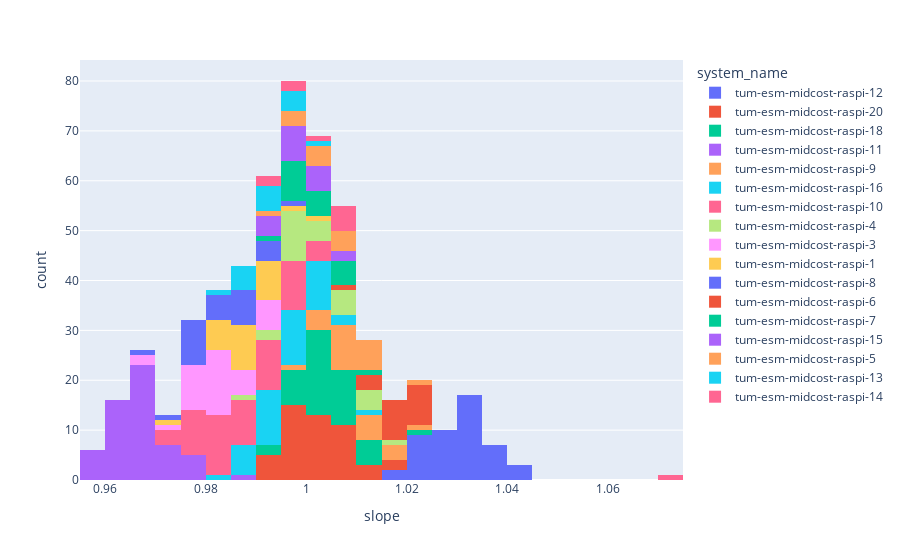
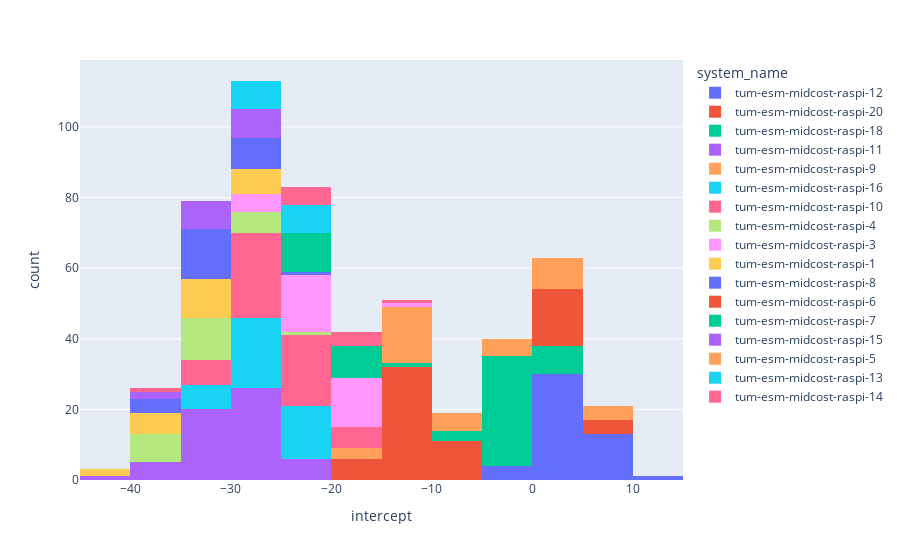

The notebook cell these images were saved under, in order:
### Markdown cell above
## Plot Slope and Intercept

### Code cell
fig = px.histogram(df_two_point_cal, x="slope", color = "system_name")
fig.show()
fig = px.histogram(df_two_point_cal, x="intercept", color = "system_name")
fig.show()

### Figure 1 — Plotly figure (JSON) as saved in the notebook; plotly's stock layout.template omitted (floating-point values rounded to 4 significant figures)
{"data": [{"alignmentgroup": "True", "bingroup": "x", "hovertemplate": "system_name=tum-esm-midcost-raspi-12<br>slope=%{x}<br>count=%{y}<extra></extra>", "legendgroup": "tum-esm-midcost-raspi-12", "marker": {"color": "#636efa", "pattern": {"shape": ""}}, "name": "tum-esm-midcost-raspi-12", "offsetgroup": "tum-esm-midcost-raspi-12", "orientation": "v", "showlegend": true, "type": "histogram", "x": [1.026, 1.043, 1.026, 1.026, 1.032, 1.033, 1.031, 1.026, 1.031, 1.036, 1.034, 1.023, 1.035, 1.021, 1.016, 1.031, 1.022, 1.023, 1.039, 1.033, 1.034, 1.021, 1.03, 1.037, 1.039, 1.032, 1.021, 1.02, 1.024, 1.034, 1.026, 1.019, 1.03, 1.031, 1.028, 1.033, 1.033, 1.027, 1.031, 1.03, 1.024, 1.027, 1.037, 1.027, 1.039, 1.034, 1.041, 1.041], "xaxis": "x", "yaxis": "y"}, {"alignmentgroup": "True", "bingroup": "x", "hovertemplate": "system_name=tum-esm-midcost-raspi-20<br>slope=%{x}<br>count=%{y}<extra></extra>", "legendgroup": "tum-esm-midcost-raspi-20", "marker": {"color": "#EF553B", "pattern": {"shape": ""}}, "name": "tum-esm-midcost-raspi-20", "offsetgroup": "tum-esm-midcost-raspi-20", "orientation": "v", "showlegend": true, "type": "histogram", "x": [1.005, 1.002, 1.009, 0.9981, 0.9908, 1.004, 0.9992, 0.9946, 1.007, 1.006, 1.001, 1.014, 0.9932, 1.012, 1.006, 1.014, 0.9994, 0.9937, 1.007, 0.9999, 1.002, 0.9918, 1.0, 1.003, 1.001, 0.9993, 0.9998, 1.003, 1.001, 1.01, 1.0, 0.9973, 1.004, 1.008, 1.01, 0.9998, 1.016, 0.9983, 1.008, 0.9984, 1.001, 0.9993, 1.017, 0.9989, 0.9956, 0.9986, 1.009, 1.007, 0.9983], "xaxis": "x", "yaxis": "y"}, {"alignmentgroup": "True", "bingroup": "x", "hovertemplate": "system_name=tum-esm-midcost-raspi-18<br>slope=%{x}<br>count=%{y}<extra></extra>", "legendgroup": "tum-esm-midcost-raspi-18", "marker": {"color": "#00cc96", "pattern": {"shape": ""}}, "name": "tum-esm-midcost-raspi-18", "offsetgroup": "tum-esm-midcost-raspi-18", "orientation": "v", "showlegend": true, "type": "histogram", "x": [1.002, 0.9992, 1.006, 0.9971, 1.004, 1.005, 1.01, 1.001, 1.006, 1.014, 1.009, 1.006, 1.0, 1.01, 1.008, 1.002, 0.9936, 1.001, 1.008, 1.005, 1.005, 1.001, 1.004, 1.007, 1.005, 1.013, 1.001, 1.012, 1.014, 1.006, 0.9951, 0.9999, 1.003, 0.9994, 0.9932, 1.001, 1.0, 1.023, 0.9972, 1.002, 1.004, 0.9999, 1.008], "xaxis": "x", "yaxis": "y"}, {"alignmentgroup": "True", "bingroup": "x", "hovertemplate": "system_name=tum-esm-midcost-raspi-11<br>slope=%{x}<br>count=%{y}<extra></extra>", "legendgroup": "tum-esm-midcost-raspi-11", "marker": {"color": "#ab63fa", "pattern": {"shape": ""}}, "name": "tum-esm-midcost-raspi-11", "offsetgroup": "tum-esm-midcost-raspi-11", "orientation": "v", "showlegend": true, "type": "histogram", "x": [0.962, 0.9647, 0.9645, 0.9629, 0.9657, 0.9584, 0.9725, 0.9653, 0.9683, 0.9663, 0.9621, 0.9742, 0.9663, 0.9571, 0.9677, 0.965, 0.9655, 0.9711, 0.9653, 0.9723, 0.9702, 0.9786, 0.9857, 0.9602, 0.9638, 0.9614, 0.9627, 0.9611, 0.9642, 0.9655, 0.9698, 0.9599, 0.9564, 0.973, 0.9615, 0.9758, 0.962, 0.9702, 0.9757, 0.9675, 0.9667, 0.959, 0.9652, 0.9685, 0.9641, 0.9658, 0.9625, 0.9785, 0.9672, 0.9589, 0.9671, 0.9655, 0.9697, 0.966, 0.9606, 0.9655, 0.966, 0.9786], "xaxis": "x", "yaxis": "y"}, {"alignmentgroup": "True", "bingroup": "x", "hovertemplate": "system_name=tum-esm-midcost-raspi-9<br>slope=%{x}<br>count=%{y}<extra></extra>", "legendgroup": "tum-esm-midcost-raspi-9", "marker": {"color": "#FFA15A", "pattern": {"shape": ""}}, "name": "tum-esm-midcost-raspi-9", "offsetgroup": "tum-esm-midcost-raspi-9", "orientation": "v", "showlegend": true, "type": "histogram", "x": [1.002, 1.005, 1.009, 1.01, 1.022, 1.008, 1.008, 1.012, 1.01, 1.007, 1.006, 1.018, 1.013, 1.011, 1.008, 1.009, 0.9976, 1.019, 1.003, 1.001, 1.009, 1.011, 1.016], "xaxis": "x", "yaxis": "y"}, {"alignmentgroup": "True", "bingroup": "x", "hovertemplate": "system_name=tum-esm-midcost-raspi-16<br>slope=%{x}<br>count=%{y}<extra></extra>", "legendgroup": "tum-esm-midcost-raspi-16", "marker": {"color": "#19d3f3", "pattern": {"shape": ""}}, "name": "tum-esm-midcost-raspi-16", "offsetgroup": "tum-esm-midcost-raspi-16", "orientation": "v", "showlegend": true, "type": "histogram", "x": [1.002, 1.0, 0.9847, 0.9926, 0.9946, 0.996, 0.9871, 0.9969, 1.002, 0.9985, 1.0, 0.9904, 0.9853, 1.002, 0.9995, 0.9881, 0.9948, 0.9941, 0.9888, 1.0, 0.9941, 1.008, 0.9947, 1.004, 0.993, 1.005, 0.9905, 0.998, 0.9963, 0.9863, 1.003, 0.9879, 0.991, 1.003, 1.013, 0.9995, 0.9916, 0.9979, 0.9953, 0.9977, 1.004, 0.9964], "xaxis": "x", "yaxis": "y"}, {"alignmentgroup": "True", "bingroup": "x", "hovertemplate": "system_name=tum-esm-midcost-raspi-10<br>slope=%{x}<br>count=%{y}<extra></extra>", "legendgroup": "tum-esm-midcost-raspi-10", "marker": {"color": "#FF6692", "pattern": {"shape": ""}}, "name": "tum-esm-midcost-raspi-10", "offsetgroup": "tum-esm-midcost-raspi-10", "orientation": "v", "showlegend": true, "type": "histogram", "x": [1.0, 0.9781, 0.9903, 0.9992, 0.9954, 0.9797, 1.004, 0.9964, 0.9965, 0.979, 0.9919, 1.004, 0.997, 0.9801, 0.9767, 0.977, 0.9863, 0.9784, 0.9817, 0.9749, 0.9898, 0.9841, 0.9987, 0.9886, 0.9883, 0.9923, 0.9818, 0.9927, 0.9851, 0.9878, 0.9845, 0.9904, 0.9788, 0.9952, 0.971, 0.9951, 0.9898, 0.9944, 0.997, 0.9962, 0.9826, 1.003, 0.9903, 0.9888, 0.9818, 0.9895, 0.9804, 0.9777, 0.9824, 0.9849, 0.9948, 0.9732, 0.9903, 0.9771, 0.9819, 0.981, 0.9912], "xaxis": "x", "yaxis": "y"}, {"alignmentgroup": "True", "bingroup": "x", "hovertemplate": "system_name=tum-esm-midcost-raspi-4<br>slope=%{x}<br>count=%{y}<extra></extra>", "legendgroup": "tum-esm-midcost-raspi-4", "marker": {"color": "#B6E880", "pattern": {"shape": ""}}, "name": "tum-esm-midcost-raspi-4", "offsetgroup": "tum-esm-midcost-raspi-4", "orientation": "v", "showlegend": true, "type": "histogram", "x": [0.997, 1.011, 0.9922, 0.9894, 1.004, 1.004, 1.008, 1.007, 0.9988, 0.9951, 1.011, 1.016, 0.9951, 0.9969, 0.9935, 0.9958, 0.9964, 1.008, 1.0, 1.001, 1.005, 1.011, 1.008, 1.013, 0.9983, 0.9957, 0.9964], "xaxis": "x", "yaxis": "y"}, {"alignmentgroup": "True", "bingroup": "x", "hovertemplate": "system_name=tum-esm-midcost-raspi-3<br>slope=%{x}<br>count=%{y}<extra></extra>", "legendgroup": "tum-esm-midcost-raspi-3", "marker": {"color": "#FF97FF", "pattern": {"shape": ""}}, "name": "tum-esm-midcost-raspi-3", "offsetgroup": "tum-esm-midcost-raspi-3", "orientation": "v", "showlegend": true, "type": "histogram", "x": [0.9942, 0.9819, 0.9767, 0.9945, 0.9921, 0.9844, 0.9845, 0.9857, 0.9735, 0.9806, 0.9788, 0.9798, 0.9802, 0.9905, 0.9818, 0.9766, 0.9804, 0.9672, 0.9754, 0.9752, 0.9839, 0.9872, 0.9888, 0.9793, 0.9878, 0.9831, 0.9909, 0.9816, 0.9882, 0.9688, 0.9811, 0.9788, 0.9794, 0.9945, 0.9848, 0.9829], "xaxis": "x", "yaxis": "y"}, {"alignmentgroup": "True", "bingroup": "x", "hovertemplate": "system_name=tum-esm-midcost-raspi-1<br>slope=%{x}<br>count=%{y}<extra></extra>", "legendgroup": "tum-esm-midcost-raspi-1", "marker": {"color": "#FECB52", "pattern": {"shape": ""}}, "name": "tum-esm-midcost-raspi-1", "offsetgroup": "tum-esm-midcost-raspi-1", "orientation": "v", "showlegend": true, "type": "histogram", "x": [0.9857, 0.9921, 0.9906, 0.9851, 0.9875, 0.9896, 0.9863, 0.9859, 0.9843, 0.9718, 0.9941, 0.9942, 0.9802, 0.9851, 1.001, 0.9904, 0.9975, 0.9864, 0.99, 0.9942, 0.9838, 0.9815, 0.9879, 0.9946, 0.9826, 0.9818], "xaxis": "x", "yaxis": "y"}, {"alignmentgroup": "True", "bingroup": "x", "hovertemplate": "system_name=tum-esm-midcost-raspi-8<br>slope=%{x}<br>count=%{y}<extra></extra>", "legendgroup": "tum-esm-midcost-raspi-8", "marker": {"color": "#636efa", "pattern": {"shape": ""}}, "name": "tum-esm-midcost-raspi-8", "offsetgroup": "tum-esm-midcost-raspi-8", "orientation": "v", "showlegend": true, "type": "histogram", "x": [0.975, 0.9784, 0.9915, 0.9844, 0.989, 0.9804, 0.9765, 0.9654, 0.9904, 0.9825, 0.9872, 0.9797, 0.9841, 0.9794, 0.9895, 0.9786, 0.9797, 0.9798, 0.9905, 0.9853, 0.9755, 0.9965, 0.9821, 0.9874, 0.9798, 0.9947, 0.9889, 0.9855], "xaxis": "x", "yaxis": "y"}, {"alignmentgroup": "True", "bingroup": "x", "hovertemplate": "system_name=tum-esm-midcost-raspi-6<br>slope=%{x}<br>count=%{y}<extra></extra>", "legendgroup": "tum-esm-midcost-raspi-6", "marker": {"color": "#EF553B", "pattern": {"shape": ""}}, "name": "tum-esm-midcost-raspi-6", "offsetgroup": "tum-esm-midcost-raspi-6", "orientation": "v", "showlegend": true, "type": "histogram", "x": [1.02, 1.01, 1.017, 1.022, 1.018, 1.019, 1.022, 1.02, 1.019, 1.011, 1.021, 1.02, 1.012, 1.02, 1.019, 1.022, 1.023, 1.009, 1.016, 1.018], "xaxis": "x", "yaxis": "y"}, {"alignmentgroup": "True", "bingroup": "x", "hovertemplate": "system_name=tum-esm-midcost-raspi-7<br>slope=%{x}<br>count=%{y}<extra></extra>", "legendgroup": "tum-esm-midcost-raspi-7", "marker": {"color": "#00cc96", "pattern": {"shape": ""}}, "name": "tum-esm-midcost-raspi-7", "offsetgroup": "tum-esm-midcost-raspi-7", "orientation": "v", "showlegend": true, "type": "histogram", "x": [1.004, 0.9999, 0.996, 0.9992, 0.9967, 1.004, 0.9955, 0.9943, 0.9991, 1.008, 1.004, 1.011, 1.007, 1.007, 1.006, 0.9975, 1.001, 0.9972, 1.005, 1.004], "xaxis": "x", "yaxis": "y"}, {"alignmentgroup": "True", "bingroup": "x", "hovertemplate": "system_name=tum-esm-midcost-raspi-15<br>slope=%{x}<br>count=%{y}<extra></extra>", "legendgroup": "tum-esm-midcost-raspi-15", "marker": {"color": "#ab63fa", "pattern": {"shape": ""}}, "name": "tum-esm-midcost-raspi-15", "offsetgroup": "tum-esm-midcost-raspi-15", "orientation": "v", "showlegend": true, "type": "histogram", "x": [0.9982, 0.9994, 1.009, 0.9988, 0.999, 0.9916, 0.992, 1.003, 0.9941, 1.001, 0.9989, 1.002, 1.003, 0.9922, 0.9976, 0.9968, 1.003, 1.008], "xaxis": "x", "yaxis": "y"}, {"alignmentgroup": "True", "bingroup": "x", "hovertemplate": "system_name=tum-esm-midcost-raspi-5<br>slope=%{x}<br>count=%{y}<extra></extra>", "legendgroup": "tum-esm-midcost-raspi-5", "marker": {"color": "#FFA15A", "pattern": {"shape": ""}}, "name": "tum-esm-midcost-raspi-5", "offsetgroup": "tum-esm-midcost-raspi-5", "orientation": "v", "showlegend": true, "type": "histogram", "x": [1.009, 0.991, 1.002, 1.011, 1.012, 0.9997, 1.013, 1.007, 0.996, 1.001, 1.001, 1.005, 1.015, 1.023, 1.001, 1.014, 0.9989, 1.01, 1.006], "xaxis": "x", "yaxis": "y"}, {"alignmentgroup": "True", "bingroup": "x", "hovertemplate": "system_name=tum-esm-midcost-raspi-13<br>slope=%{x}<br>count=%{y}<extra></extra>", "legendgroup": "tum-esm-midcost-raspi-13", "marker": {"color": "#19d3f3", "pattern": {"shape": ""}}, "name": "tum-esm-midcost-raspi-13", "offsetgroup": "tum-esm-midcost-raspi-13", "orientation": "v", "showlegend": true, "type": "histogram", "x": [0.9894, 0.9911, 0.9902, 1.0, 0.9891, 0.9837, 0.9925, 0.9954, 0.9896, 0.9974, 0.9908, 0.9991, 0.9888, 0.9863, 0.9938, 0.9953], "xaxis": "x", "yaxis": "y"}, {"alignmentgroup": "True", "bingroup": "x", "hovertemplate": "system_name=tum-esm-midcost-raspi-14<br>slope=%{x}<br>count=%{y}<extra></extra>", "legendgroup": "tum-esm-midcost-raspi-14", "marker": {"color": "#FF6692", "pattern": {"shape": ""}}, "name": "tum-esm-midcost-raspi-14", "offsetgroup": "tum-esm-midcost-raspi-14", "orientation": "v", "showlegend": true, "type": "histogram", "x": [1.007, 1.003, 1.006, 1.01, 0.9968, 0.9957, 1.006, 0.9906, 1.071, 0.9932, 1.009], "xaxis": "x", "yaxis": "y"}], "layout": {"barmode": "relative", "legend": {"title": {"text": "system_name"}, "tracegroupgap": 0}, "margin": {"t": 60}, "xaxis": {"anchor": "y", "domain": [0, 1], "title": {"text": "slope"}}, "yaxis": {"anchor": "x", "domain": [0, 1], "title": {"text": "count"}}}}

### Figure 2 — Plotly figure (JSON) as saved in the notebook; plotly's stock layout.template omitted (floating-point values rounded to 4 significant figures)
{"data": [{"alignmentgroup": "True", "bingroup": "x", "hovertemplate": "system_name=tum-esm-midcost-raspi-12<br>intercept=%{x}<br>count=%{y}<extra></extra>", "legendgroup": "tum-esm-midcost-raspi-12", "marker": {"color": "#636efa", "pattern": {"shape": ""}}, "name": "tum-esm-midcost-raspi-12", "offsetgroup": "tum-esm-midcost-raspi-12", "orientation": "v", "showlegend": true, "type": "histogram", "x": [3.965, -4.092, 5.708, 4.221, 3.182, 2.267, 4.617, 6.159, 2.253, 1.582, 0.488, 7.899, 1.757, 8.316, 10.49, 4.041, 6.514, 6.376, 0.05624, 2.755, 4.476, 7.018, 4.173, 0.6963, -1.137, 2.692, 7.967, 7.389, 7.003, 1.878, 5.724, 7.51, 2.615, 3.421, 2.969, 3.034, 1.083, 3.375, 1.828, 4.253, 5.737, 4.132, 1.868, 3.267, -2.105, 0.7272, -0.3335, 1.042], "xaxis": "x", "yaxis": "y"}, {"alignmentgroup": "True", "bingroup": "x", "hovertemplate": "system_name=tum-esm-midcost-raspi-20<br>intercept=%{x}<br>count=%{y}<extra></extra>", "legendgroup": "tum-esm-midcost-raspi-20", "marker": {"color": "#EF553B", "pattern": {"shape": ""}}, "name": "tum-esm-midcost-raspi-20", "offsetgroup": "tum-esm-midcost-raspi-20", "orientation": "v", "showlegend": true, "type": "histogram", "x": [-13.87, -12.38, -12.78, -9.263, -7.367, -13.94, -9.918, -7.78, -14.85, -12.35, -11.83, -17.31, -9.172, -18.12, -13.48, -15.35, -11.3, -6.847, -13.6, -10.52, -12.47, -6.295, -11.6, -11.9, -10.66, -11.74, -10.19, -12.63, -11.77, -14.97, -11.68, -10.33, -11.83, -13.73, -15.99, -10.01, -18.78, -9.729, -13.83, -10.28, -12.97, -9.943, -18.03, -9.709, -9.747, -10.11, -14.43, -12.32, -11.42], "xaxis": "x", "yaxis": "y"}, {"alignmentgroup": "True", "bingroup": "x", "hovertemplate": "system_name=tum-esm-midcost-raspi-18<br>intercept=%{x}<br>count=%{y}<extra></extra>", "legendgroup": "tum-esm-midcost-raspi-18", "marker": {"color": "#00cc96", "pattern": {"shape": ""}}, "name": "tum-esm-midcost-raspi-18", "offsetgroup": "tum-esm-midcost-raspi-18", "orientation": "v", "showlegend": true, "type": "histogram", "x": [-0.7887, 0.824, -3.212, 1.019, -2.729, -1.344, -4.248, -0.931, -2.999, -6.781, -3.256, -1.446, -0.4401, -3.654, -2.795, -0.5723, 3.772, -0.4437, -3.621, -2.575, -2.504, 0.6789, -2.262, -1.58, -2.793, -5.144, -1.072, -4.212, -7.112, -2.606, 1.953, 0.7569, -2.231, -0.0667, 4.083, -0.05961, -0.4197, -10.34, 1.224, -0.2797, -1.621, -0.8767, -3.358], "xaxis": "x", "yaxis": "y"}, {"alignmentgroup": "True", "bingroup": "x", "hovertemplate": "system_name=tum-esm-midcost-raspi-11<br>intercept=%{x}<br>count=%{y}<extra></extra>", "legendgroup": "tum-esm-midcost-raspi-11", "marker": {"color": "#ab63fa", "pattern": {"shape": ""}}, "name": "tum-esm-midcost-raspi-11", "offsetgroup": "tum-esm-midcost-raspi-11", "orientation": "v", "showlegend": true, "type": "histogram", "x": [-28.84, -29.77, -28.32, -31.21, -32.01, -28.2, -33.21, -25.49, -33.56, -30.38, -30.14, -36.9, -29.62, -25.94, -32.6, -29.48, -29.52, -35.82, -31.44, -31.78, -24.84, -39.61, -41.71, -23.5, -30.73, -30.91, -29.78, -27.67, -29.84, -27.99, -29.42, -26.82, -27.3, -34.03, -25.51, -33.22, -26.61, -31.76, -35.81, -31.65, -24.42, -27.55, -30.33, -27.98, -28.31, -32.09, -30.23, -29.49, -32.07, -22.36, -30.37, -23.64, -29.97, -28.65, -21.8, -25.54, -29.33, -38.29], "xaxis": "x", "yaxis": "y"}, {"alignmentgroup": "True", "bingroup": "x", "hovertemplate": "system_name=tum-esm-midcost-raspi-9<br>intercept=%{x}<br>count=%{y}<extra></extra>", "legendgroup": "tum-esm-midcost-raspi-9", "marker": {"color": "#FFA15A", "pattern": {"shape": ""}}, "name": "tum-esm-midcost-raspi-9", "offsetgroup": "tum-esm-midcost-raspi-9", "orientation": "v", "showlegend": true, "type": "histogram", "x": [-8.623, -10.31, -11.39, -12.56, -18.81, -11.05, -11.52, -12.63, -13.03, -11.75, -10.83, -16.33, -13.14, -13.16, -11.64, -11.09, -7.066, -16.04, -9.998, -8.008, -12.18, -13.69, -13.31], "xaxis": "x", "yaxis": "y"}, {"alignmentgroup": "True", "bingroup": "x", "hovertemplate": "system_name=tum-esm-midcost-raspi-16<br>intercept=%{x}<br>count=%{y}<extra></extra>", "legendgroup": "tum-esm-midcost-raspi-16", "marker": {"color": "#19d3f3", "pattern": {"shape": ""}}, "name": "tum-esm-midcost-raspi-16", "offsetgroup": "tum-esm-midcost-raspi-16", "orientation": "v", "showlegend": true, "type": "histogram", "x": [-27.72, -29.78, -20.45, -23.93, -25.46, -28.54, -23.14, -26.15, -30.37, -30.13, -26.99, -23.19, -23.19, -30.79, -27.54, -23.13, -25.28, -24.93, -22.5, -26.41, -24.76, -30.46, -26.89, -27.99, -25.56, -32.41, -21.8, -28.89, -25.82, -20.67, -30.32, -21.17, -23.49, -27.09, -33.74, -27.95, -23.2, -27.47, -24.45, -26.46, -29.96, -25.53], "xaxis": "x", "yaxis": "y"}, {"alignmentgroup": "True", "bingroup": "x", "hovertemplate": "system_name=tum-esm-midcost-raspi-10<br>intercept=%{x}<br>count=%{y}<extra></extra>", "legendgroup": "tum-esm-midcost-raspi-10", "marker": {"color": "#FF6692", "pattern": {"shape": ""}}, "name": "tum-esm-midcost-raspi-10", "offsetgroup": "tum-esm-midcost-raspi-10", "orientation": "v", "showlegend": true, "type": "histogram", "x": [-30.3, -21.3, -26.97, -26.72, -25.45, -20.74, -34.11, -29.78, -30.25, -17.56, -27.44, -30.35, -31.01, -17.69, -21.12, -19.89, -25.85, -21.27, -22.35, -20.42, -26.46, -23.79, -26.9, -26.63, -22.49, -28.54, -21.38, -28.44, -22.94, -26.52, -24.94, -23.93, -20.45, -28.42, -18.04, -27.43, -27.87, -28.62, -31.88, -29.93, -20.92, -32.97, -27.73, -27.33, -22.45, -26.11, -22.96, -21.5, -23.34, -25.29, -29.64, -18.11, -25.56, -21.28, -19.07, -21.8, -28.06], "xaxis": "x", "yaxis": "y"}, {"alignmentgroup": "True", "bingroup": "x", "hovertemplate": "system_name=tum-esm-midcost-raspi-4<br>intercept=%{x}<br>count=%{y}<extra></extra>", "legendgroup": "tum-esm-midcost-raspi-4", "marker": {"color": "#B6E880", "pattern": {"shape": ""}}, "name": "tum-esm-midcost-raspi-4", "offsetgroup": "tum-esm-midcost-raspi-4", "orientation": "v", "showlegend": true, "type": "histogram", "x": [-30.04, -36.83, -27.64, -24.63, -34.99, -34.47, -33.04, -35.07, -31.35, -30.89, -35.32, -38.53, -26.61, -30.8, -27.18, -28.78, -27.63, -35.3, -30.71, -31.27, -31.32, -37.14, -35.03, -38.34, -32.31, -30.89, -28.6], "xaxis": "x", "yaxis": "y"}, {"alignmentgroup": "True", "bingroup": "x", "hovertemplate": "system_name=tum-esm-midcost-raspi-3<br>intercept=%{x}<br>count=%{y}<extra></extra>", "legendgroup": "tum-esm-midcost-raspi-3", "marker": {"color": "#FF97FF", "pattern": {"shape": ""}}, "name": "tum-esm-midcost-raspi-3", "offsetgroup": "tum-esm-midcost-raspi-3", "orientation": "v", "showlegend": true, "type": "histogram", "x": [-26.12, -20.02, -17.93, -26.12, -27.11, -22.56, -20.81, -18.35, -16.75, -20.22, -19.57, -19.29, -18.74, -26.21, -22.87, -18.02, -19.71, -11.93, -16.79, -16.31, -22.43, -22.95, -22.72, -16.31, -23.42, -20.01, -23.49, -20.28, -19.56, -16.31, -19.94, -20.18, -20.18, -26.05, -22.73, -20.32], "xaxis": "x", "yaxis": "y"}, {"alignmentgroup": "True", "bingroup": "x", "hovertemplate": "system_name=tum-esm-midcost-raspi-1<br>intercept=%{x}<br>count=%{y}<extra></extra>", "legendgroup": "tum-esm-midcost-raspi-1", "marker": {"color": "#FECB52", "pattern": {"shape": ""}}, "name": "tum-esm-midcost-raspi-1", "offsetgroup": "tum-esm-midcost-raspi-1", "orientation": "v", "showlegend": true, "type": "histogram", "x": [-31.78, -33.12, -41.89, -36.31, -33.38, -31.62, -29.87, -31.46, -28.57, -32.31, -33.13, -33.84, -28.34, -29.43, -42.05, -33.8, -37.12, -37.85, -33.29, -35.63, -30.18, -26.85, -29.46, -35.12, -37.89, -28.75], "xaxis": "x", "yaxis": "y"}, {"alignmentgroup": "True", "bingroup": "x", "hovertemplate": "system_name=tum-esm-midcost-raspi-8<br>intercept=%{x}<br>count=%{y}<extra></extra>", "legendgroup": "tum-esm-midcost-raspi-8", "marker": {"color": "#636efa", "pattern": {"shape": ""}}, "name": "tum-esm-midcost-raspi-8", "offsetgroup": "tum-esm-midcost-raspi-8", "orientation": "v", "showlegend": true, "type": "histogram", "x": [-25.06, -29.39, -36.2, -30.63, -35.6, -30.05, -28.54, -20.06, -33.99, -30.3, -33.4, -26.77, -32.45, -27.25, -34.15, -29.8, -30.6, -26.87, -33.47, -32.51, -26.14, -37.91, -30.72, -35.07, -29.76, -31.72, -34.7, -33.59], "xaxis": "x", "yaxis": "y"}, {"alignmentgroup": "True", "bingroup": "x", "hovertemplate": "system_name=tum-esm-midcost-raspi-6<br>intercept=%{x}<br>count=%{y}<extra></extra>", "legendgroup": "tum-esm-midcost-raspi-6", "marker": {"color": "#EF553B", "pattern": {"shape": ""}}, "name": "tum-esm-midcost-raspi-6", "offsetgroup": "tum-esm-midcost-raspi-6", "orientation": "v", "showlegend": true, "type": "histogram", "x": [1.757, 6.342, 1.915, 0.6936, 2.487, 1.972, 0.1513, 1.391, 2.544, 5.437, 0.3342, 0.4194, 5.075, 2.35, 2.505, 0.365, 0.0008387, 6.121, 3.409, 2.091], "xaxis": "x", "yaxis": "y"}, {"alignmentgroup": "True", "bingroup": "x", "hovertemplate": "system_name=tum-esm-midcost-raspi-7<br>intercept=%{x}<br>count=%{y}<extra></extra>", "legendgroup": "tum-esm-midcost-raspi-7", "marker": {"color": "#00cc96", "pattern": {"shape": ""}}, "name": "tum-esm-midcost-raspi-7", "offsetgroup": "tum-esm-midcost-raspi-7", "orientation": "v", "showlegend": true, "type": "histogram", "x": [-22.0, -18.95, -17.63, -19.64, -17.91, -21.32, -16.9, -16.92, -19.09, -23.52, -21.18, -24.36, -23.33, -22.24, -22.43, -18.44, -20.22, -17.93, -21.06, -21.67], "xaxis": "x", "yaxis": "y"}, {"alignmentgroup": "True", "bingroup": "x", "hovertemplate": "system_name=tum-esm-midcost-raspi-15<br>intercept=%{x}<br>count=%{y}<extra></extra>", "legendgroup": "tum-esm-midcost-raspi-15", "marker": {"color": "#ab63fa", "pattern": {"shape": ""}}, "name": "tum-esm-midcost-raspi-15", "offsetgroup": "tum-esm-midcost-raspi-15", "orientation": "v", "showlegend": true, "type": "histogram", "x": [-29.29, -30.13, -35.41, -30.42, -31.17, -26.06, -27.62, -32.31, -28.24, -31.33, -30.27, -28.19, -32.44, -25.37, -29.49, -29.71, -31.2, -35.08], "xaxis": "x", "yaxis": "y"}, {"alignmentgroup": "True", "bingroup": "x", "hovertemplate": "system_name=tum-esm-midcost-raspi-5<br>intercept=%{x}<br>count=%{y}<extra></extra>", "legendgroup": "tum-esm-midcost-raspi-5", "marker": {"color": "#FFA15A", "pattern": {"shape": ""}}, "name": "tum-esm-midcost-raspi-5", "offsetgroup": "tum-esm-midcost-raspi-5", "orientation": "v", "showlegend": true, "type": "histogram", "x": [2.201, 8.32, 5.001, -0.2365, -0.3462, 6.387, -0.791, 1.954, 6.636, 4.517, 3.266, 3.235, -2.799, -5.376, 4.968, -0.3548, 4.972, 0.611, 3.62], "xaxis": "x", "yaxis": "y"}, {"alignmentgroup": "True", "bingroup": "x", "hovertemplate": "system_name=tum-esm-midcost-raspi-13<br>intercept=%{x}<br>count=%{y}<extra></extra>", "legendgroup": "tum-esm-midcost-raspi-13", "marker": {"color": "#19d3f3", "pattern": {"shape": ""}}, "name": "tum-esm-midcost-raspi-13", "offsetgroup": "tum-esm-midcost-raspi-13", "orientation": "v", "showlegend": true, "type": "histogram", "x": [-21.63, -24.25, -23.04, -27.29, -23.66, -24.25, -29.04, -24.45, -27.07, -27.5, -22.56, -27.1, -26.86, -21.0, -29.04, -29.82], "xaxis": "x", "yaxis": "y"}, {"alignmentgroup": "True", "bingroup": "x", "hovertemplate": "system_name=tum-esm-midcost-raspi-14<br>intercept=%{x}<br>count=%{y}<extra></extra>", "legendgroup": "tum-esm-midcost-raspi-14", "marker": {"color": "#FF6692", "pattern": {"shape": ""}}, "name": "tum-esm-midcost-raspi-14", "offsetgroup": "tum-esm-midcost-raspi-14", "orientation": "v", "showlegend": true, "type": "histogram", "x": [-21.64, -19.78, -21.1, -24.38, -16.97, -17.21, -21.38, -14.07, -39.85, -15.39, -21.93], "xaxis": "x", "yaxis": "y"}], "layout": {"barmode": "relative", "legend": {"title": {"text": "system_name"}, "tracegroupgap": 0}, "margin": {"t": 60}, "xaxis": {"anchor": "y", "domain": [0, 1], "title": {"text": "intercept"}}, "yaxis": {"anchor": "x", "domain": [0, 1], "title": {"text": "count"}}}}
